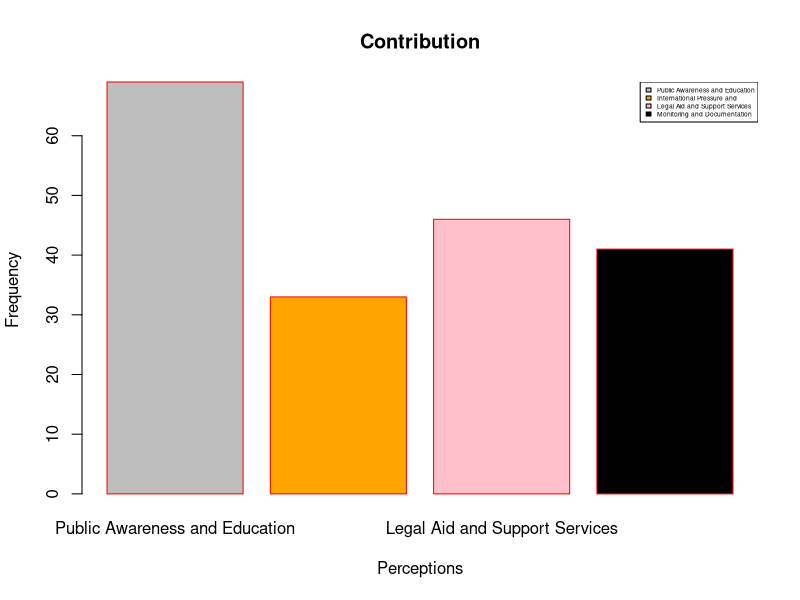

Recreate this plot in R.
h <- c(69,33,46,41)
m <- c("Public Awareness and Education", "International Pressure and", "Legal Aid and Support Services", "Monitoring and Documentation")

barplot(h, xlab = "Perceptions", ylab = "Frequency", main = "Contribution",
        names.arg = m, border = "red", col = c('gray', 'orange', 'pink', 'black'))
legend("topright", m, cex = 0.4, fill = c('gray', 'orange', 'pink', 'black'))